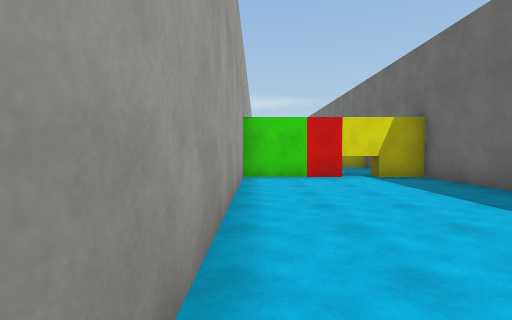
View 1 (above)

12 first-person views from a walk through a scene from a Unity 3-D project. The camera is 1.4 m above the floor, tilts 2° down and sees 85° across. The floor is counted in squares, 2 m on a side. Each view is taken from the middle of a square. On the plan, view 1 faces up. The plan holds only what a view shows up to about 9 squares ahead; the rest is blank. The place goes on beyond the plan. Surface patterns are stand-ins for the level's own textures.

View 2
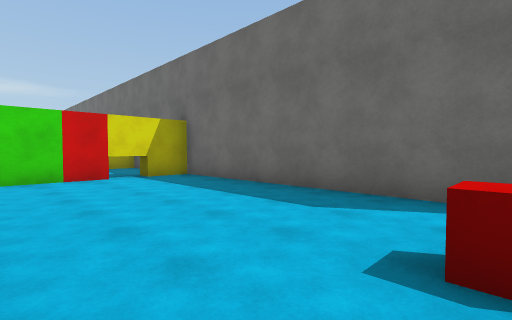

View 3
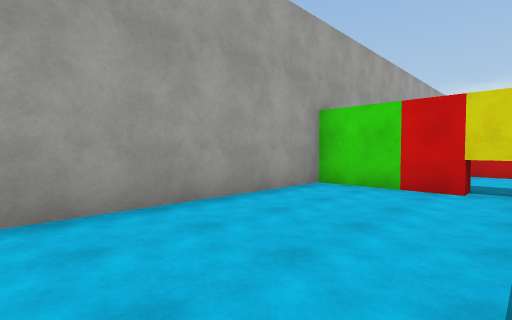

View 4
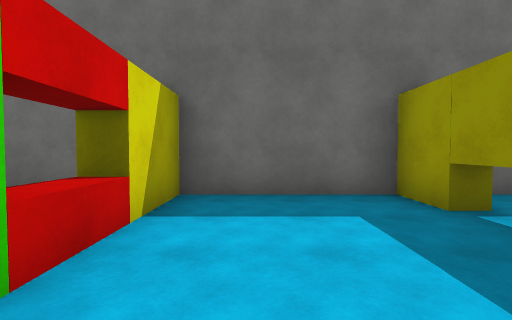

View 5
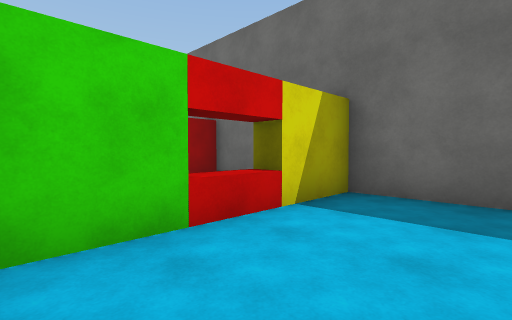

View 6
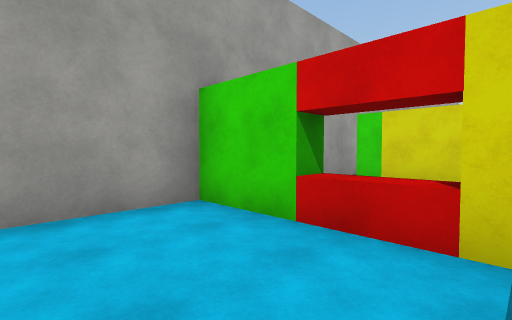

View 7
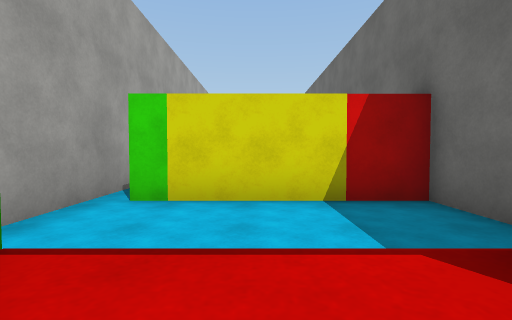

View 8
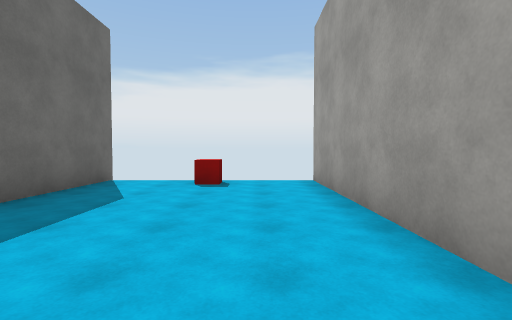

View 9
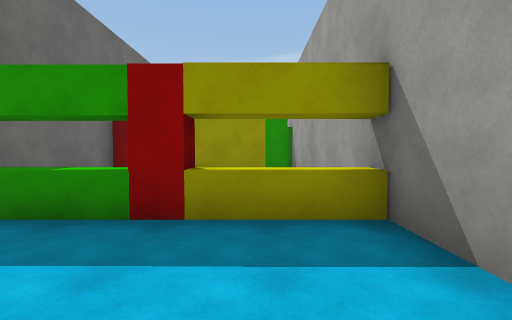

View 10
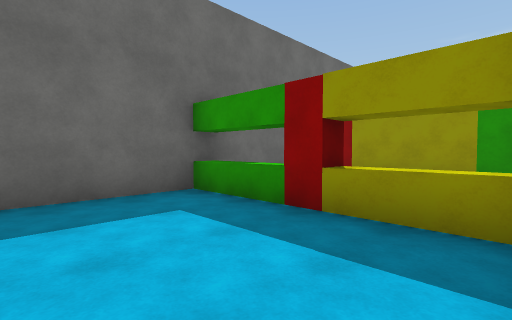

View 11
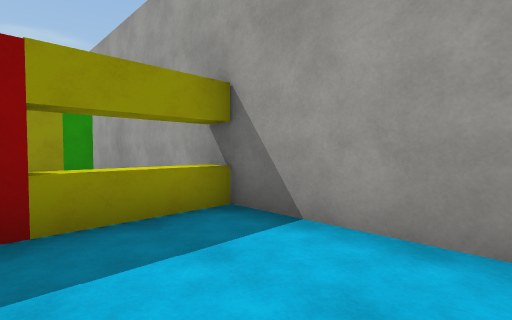

View 12
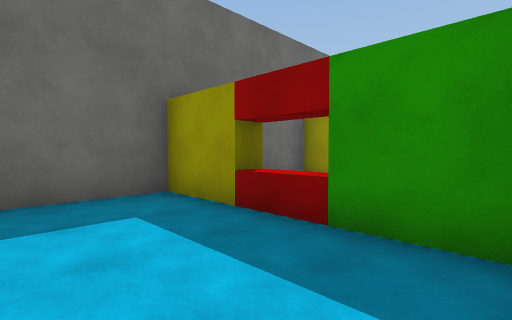

### Floor plan
Ten units are one square. View 1 is at (0, 0); x grows to the right and y downward. Boxes are objects, and circles mark ways between rooms. Rooms are numbered by the first view taken in them; rooms with no view inside come last. Other rooms are left out.
<svg viewBox="-10 -225 60 236">
<path fill="none" stroke="#000" d="M14 -73 -3 -73 -3 5M44 6 44 -112 -3 -112 -3 -91M27 -111 27 -118M13 -118 13 -111M-3 -220 -3 -146M8 -154 32 -154M44 -144 44 -219M22 -192 45 -192M-4 -192 18 -192M-3 -146 -3 -131M0 -117 15 -117M15 -117 34 -117M34 -149 8 -149M34 -117 44 -117 44 -144"/>
<rect x="15" y="-5" width="10" height="10" fill="#bbb"><title>red cube</title></rect>
<rect x="15" y="-85" width="10" height="10" fill="#bbb"><title>red block</title></rect>
<rect x="35" y="-85" width="10" height="10" fill="#bbb"><title>yellow block</title></rect>
<rect x="-5" y="-155" width="10" height="10" fill="#bbb"><title>green block</title></rect>
<rect x="15" y="-195" width="10" height="10" fill="#bbb"><title>red block</title></rect>
<rect x="35" y="-155" width="10" height="10" fill="#bbb"><title>red block</title></rect>
<circle cx="20" cy="-120" r="3" fill="#2a7"/>
<circle cx="0" cy="-150" r="3" fill="#2a7"/>
<circle cx="40" cy="-150" r="3" fill="#2a7"/>
<circle cx="10" cy="-135" r="3" fill="#2a7"/>
<circle cx="30" cy="-135" r="3" fill="#2a7"/>
<text x="20" y="-50">1</text>
<text x="20" y="-190">2</text>
<text x="0" y="-140">3</text>
<text x="20" y="-130">4</text>
<text x="40" y="-140">5</text>
</svg>
Room 1 opens to room 4. Room 2 opens to room 3. Room 2 opens to room 5. Room 3 opens to room 4. Room 4 opens to room 5.

Where each view was taken, in squares from view 1:
view 1: 0 up, 0 right, facing up
view 2: 0 up, 0 right, facing up-right
view 3: 2 up, 3 right, facing up-left
view 4: 10 up, 0 right, facing right
view 5: 9 up, 0 right, facing up-right
view 6: 9 up, 3 right, facing up-left
view 7: 11 up, 2 right, facing up
view 8: 6 up, 1 right, facing down
view 9: 22 up, 1 right, facing down
view 10: 22 up, 0 right, facing down-right
view 11: 22 up, 2 right, facing down-left
view 12: 14 up, 0 right, facing down-right
